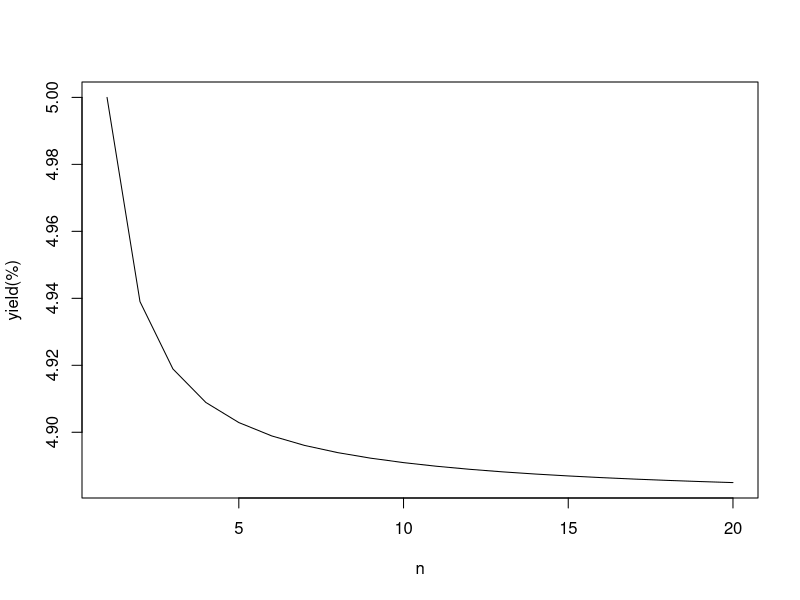

Recreate this plot in R.
##########################################################################################################################################

#(주의) ->  순차적으로 코드를 실행하는 것을 권함!

#에러 발생 시 github Finance/R-Finance-Programming 경로에 issue를 남기면 확인

##########################################################################################################################################



# 금융시장의 가격은 수익률(일종의 비율)로 표현
# 계산하는 방법에 따라 다양한 수익률이 나옴

# 지금 100만원을 투자하면 6개월 뒤에 105만원을 받는다고 가정

# 투자수익률 5 %
# 연간 투자수익률 10 %
# 월복리 수익률 9.7978 %

# 수익률은 다양하게 표현이 가능하지만 금융시장에서는 기본적으로 아래의 기준과 같이 표현

# 1년을 기준으로 수익률을 표시(경우에 따라 상이)
# 복리기준은 문맥상 명확할 경우 생략하고, 그렇지 않을 경우 별도로 명시

# 복리는 단리부터 연속복리까지 다양하게 존재할 수 있지만 주로 사용되는 것은 다음과 같다

# 연속복리 = 무한
# 일복리 = 365(달력일 기준), 252(영업일 기준)
# 월복리 = 12
# 분기복리 = 4
# 연간복리 = 1
# 단리 = 0


##########################################################################################################################################


# 연간 n번 복리해 주는 수익률 y_n을 그 결정요소(만기 t, 복리회수 n, 투자원금 c_0, 만기 회수금 c_t)의 함수로 표현


# c_0 = 1, c_t = 1.05, t = 1일 때, n이 변함에 따라 y가 어떻게 변하는지 확인


##########################################################################################################################################


yn <- function(t, n, c0, ct) n*((ct/c0)^(1/(t*n))-1)*100                    # 수익률 함수 정의.십진숫자(decimal)가 아닌 %로 표시된 값 출력.
n<-1:20
c0<-1;ct<-1.05;t<-1
plot(n,sapply(n, function(x) yn(t,x,c0,ct)),type='l',ylab = 'yield(%)')    # sapply함수를 이용해서 벡터연산 수행


############################################################결과값(print)#################################################################
